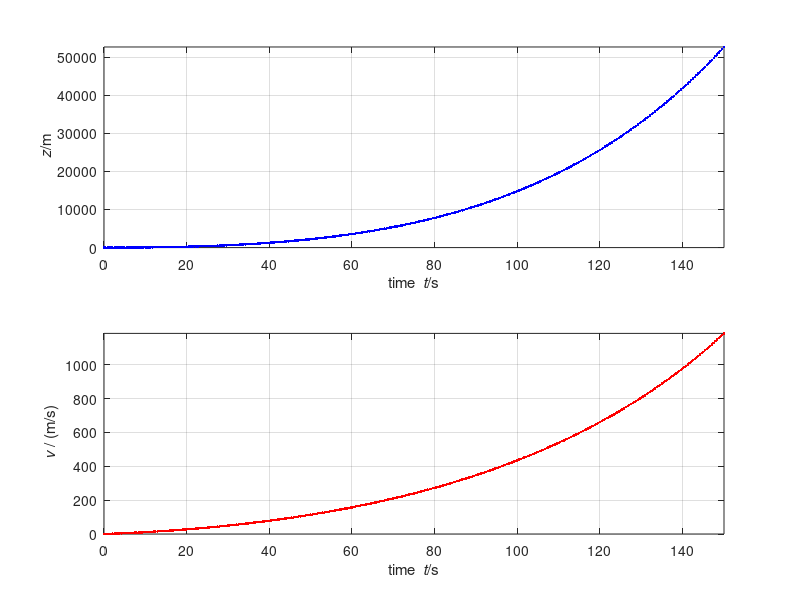

MATLAB code to generate this figure:
%%% Numerical simulation of rocket propulsion
%% Coordinates (t, z)

%% Constants
%2900000 kg total
%2145798 kg fuel stage I
%1499479 kg LOX
%646318 kg RP-1
%792516 kg total without fuel I
%0.19822 g/molRP-1 molar mass
%0.219 kg/mol LOX/RP-1
%2.6e3 kg/s mass flow * 5 = 1.3e4 kg/s -> 1.1e4 mol/s * 5 = 6e5 mol/s
%9753627 mol fuel
%6.8e6 N * 5 thrust sea level = 3.4e7 N thrust sea level
% thrust - press = 
%4000000 N/m^2 pressure
%vb = 2.5 km/s at start?
% 3200 or 1600 K temp ->
% 150 or 300 mol/m^3
% 0.3 drag coef
%113 m^2 drag area
% max vel should be 1620 m/s
m = 7.9e5;         % kg: rocket mass without fuel
rho = 0.22;        % kg/mol: fuel molar mass
delta = 0.46;            % mol/m^3: fuel molar density
A = 50;           % m^2: nozzle area
g = 9.8;      % kg: free-fall acceleration

%% Initial conditions
t = 0;       % s: initial time
N = 9.8e6;  % mol: amount of fuel
z = 0;       % m: altitude of control volume
v = 0;       % m/s: velocity of control volume

%% Boundary conditions
J = -6e4;  % mol/s: matter influx at nozzle
p = 4e4 - 1e5;  % N/m^2: pressure at nozzle
Sigma = A * p;

%% Time-iteration parameters
t1 = 150;    % s: final time
dt = 0.001;  % s: time step

%% Plotting
dtplot = t1/360; % time interval between plots
tplot = dtplot; % time for next plot
figure
subplot(2, 1, 1); plot(t, z, '.b')
xlim([0, t1])
xlabel('time {\it t}/s'); ylabel('{\it z}/m')
axis('tight'); grid on; hold on
subplot(2, 1, 2); plot(t, v, '.r')
xlim([0, t1])
xlabel('time {\it t}/s'); ylabel('{\it v} / (m/s)')
axis('tight'); grid on; hold on %@

%% Numerical time integration
while t < t1 && N > 0 % '&&' means 'and'

  P = (m + rho * N) * v;
  vb = v + J / (A * delta);
  F = Sigma + J * rho * vb; % - 113 * 0.35 * abs(v) * v / 2;
  G = -(m + rho * N) * g;

  t = t + dt;
  N = N + J * dt;
  P = P + (F + G) * dt;
  z = z + v * dt;

  v = P / (m + rho * N);

  %% plot
  if t > tplot
    subplot(2, 1, 1); plot(t, z, '.b')
    subplot(2, 1, 2); plot(t, v, '.r')
    pause(0)
    tplot = tplot + dtplot;
  end %@

end
